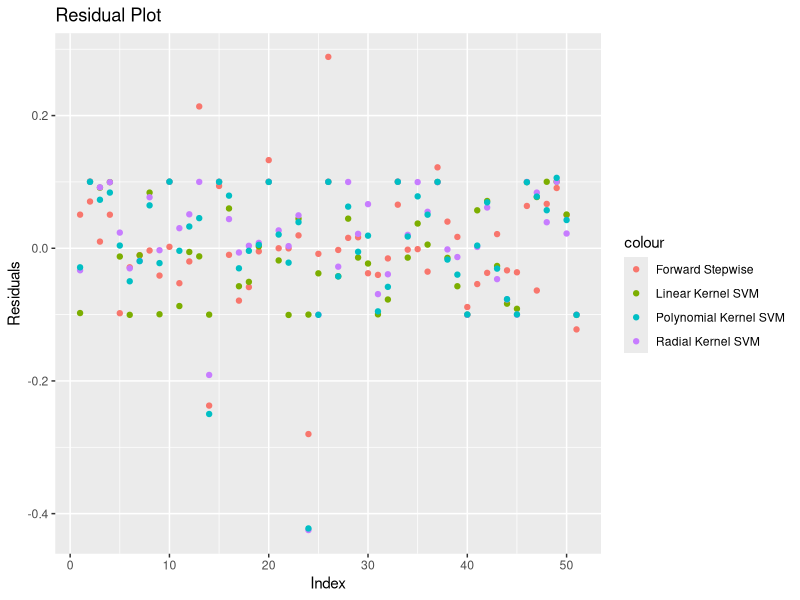

The R source for this figure:
library(leaps)
library(caret)
library(ggplot2)

#### data import ####
data = read.csv("data/normalized_coaster_data.csv")
jax_data = read.csv("data/jax_data.csv")

#### model training ####

# set up cross validation
train.control <- trainControl(method = "cv", number = 10)

# fwd 
fwd <- train(success_metric ~., data = data[, -1],
                    method = "leapForward", 
                    tuneGrid = data.frame(nvmax = 1:35),
                    trControl = train.control
)
fwd$results
fwd$bestTune
sum = summary(fwd$finalModel)
models = list(fwd)

# svm regression linear kernel
svm_lin <- train(success_metric ~., data = data[, -1],
                    method = "svmLinear", 
                    trControl = train.control,
                   tuneLength=5,
                    scale=FALSE
)
models = append(models, list(svm_lin))

# svm regression radial kernel
svm_rad <- train(success_metric ~., data = data[, -1],
                   method = "svmRadial", 
                   trControl = train.control,
                   tuneLength=5, 
                   scale=FALSE
)
models = append(models, list(svm_rad))

# svm regression polynomial kernel 
svm_poly <- train(success_metric ~., data = data[, -1],
                       method = "svmPoly", 
                       trControl = train.control,
                       tuneLength=5, 
                       scale=FALSE
)
models = append(models, list(svm_poly))

#### residuals ####

predictions = data.frame(y=data[, "success_metric"])
for (model in models) {
  name = model$method
  predictions[ , name] = predict(model, data[, !names(data) %in% c("Coaster_Name", "success_metric")])
}

residuals = (predictions - predictions$y)[, -1]

index = c(1:nrow(residuals))
ggplot(residuals, aes(x=index, y=leapForward)) + 
  geom_point(aes(index, leapForward, col="Forward Stepwise")) + 
  geom_point(aes(index, svmLinear, col="Linear Kernel SVM")) + 
  geom_point(aes(index, svmRadial, col="Radial Kernel SVM")) +
  geom_point(aes(index, svmPoly, col="Polynomial Kernel SVM")) + 
  ggtitle("Residual Plot") + 
  xlab("Index") + 
  ylab("Residuals")

for (model in models) {
  results = model$results
  print(model$method)
  print(results[which.min(results$RMSE), "RMSE"])
}

#### jax predictions ####

jax_results = data.frame(jax_data$Coaster_Name)
jax_results$fwd = predict(fwd, jax_data)
jax_results$svm_lin = predict(svm_lin, jax_data)
jax_results$svm_rad = predict(svm_rad, jax_data)
jax_results$svm_poly = predict(svm_poly, jax_data)

#write.csv(jax_results, "data/results.csv")
